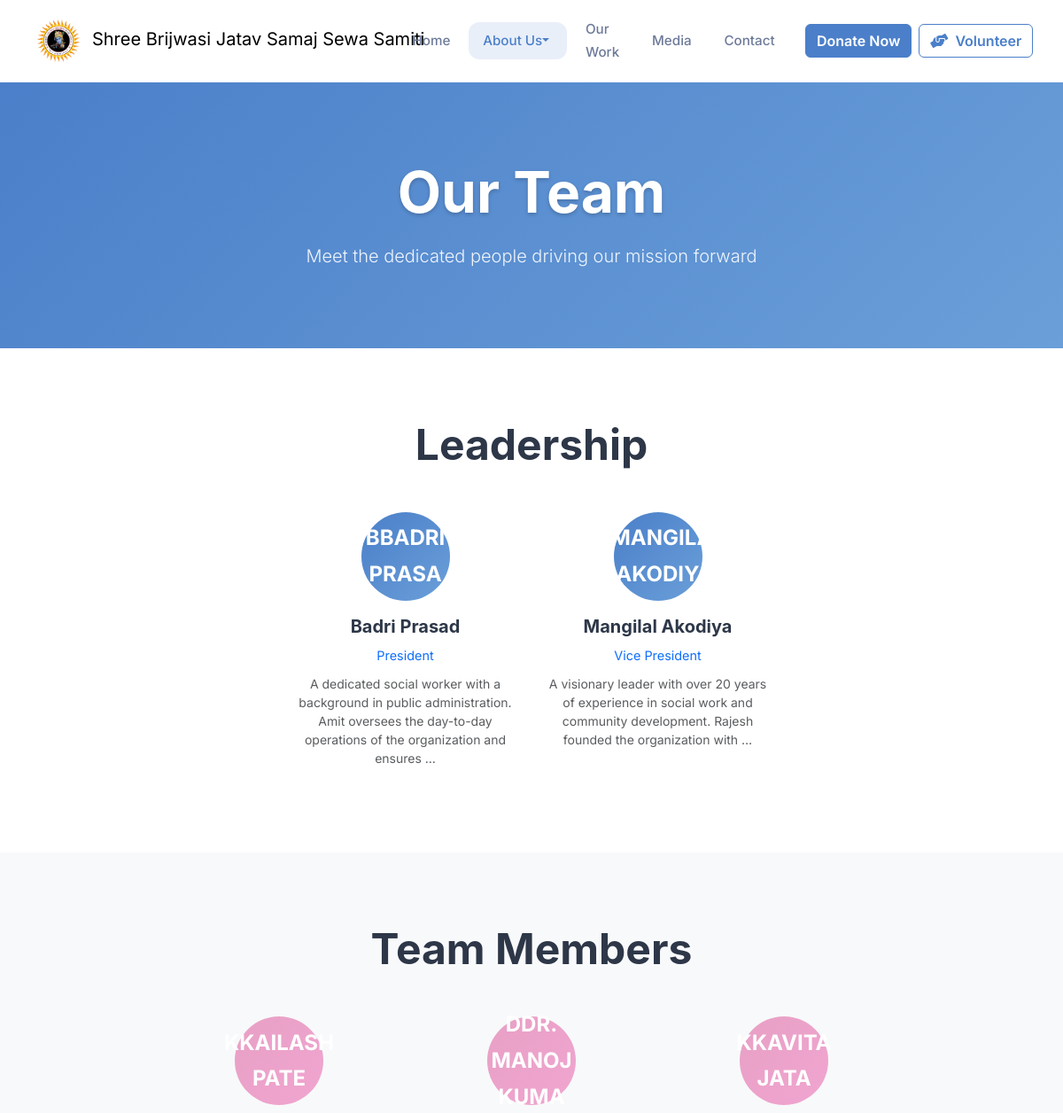
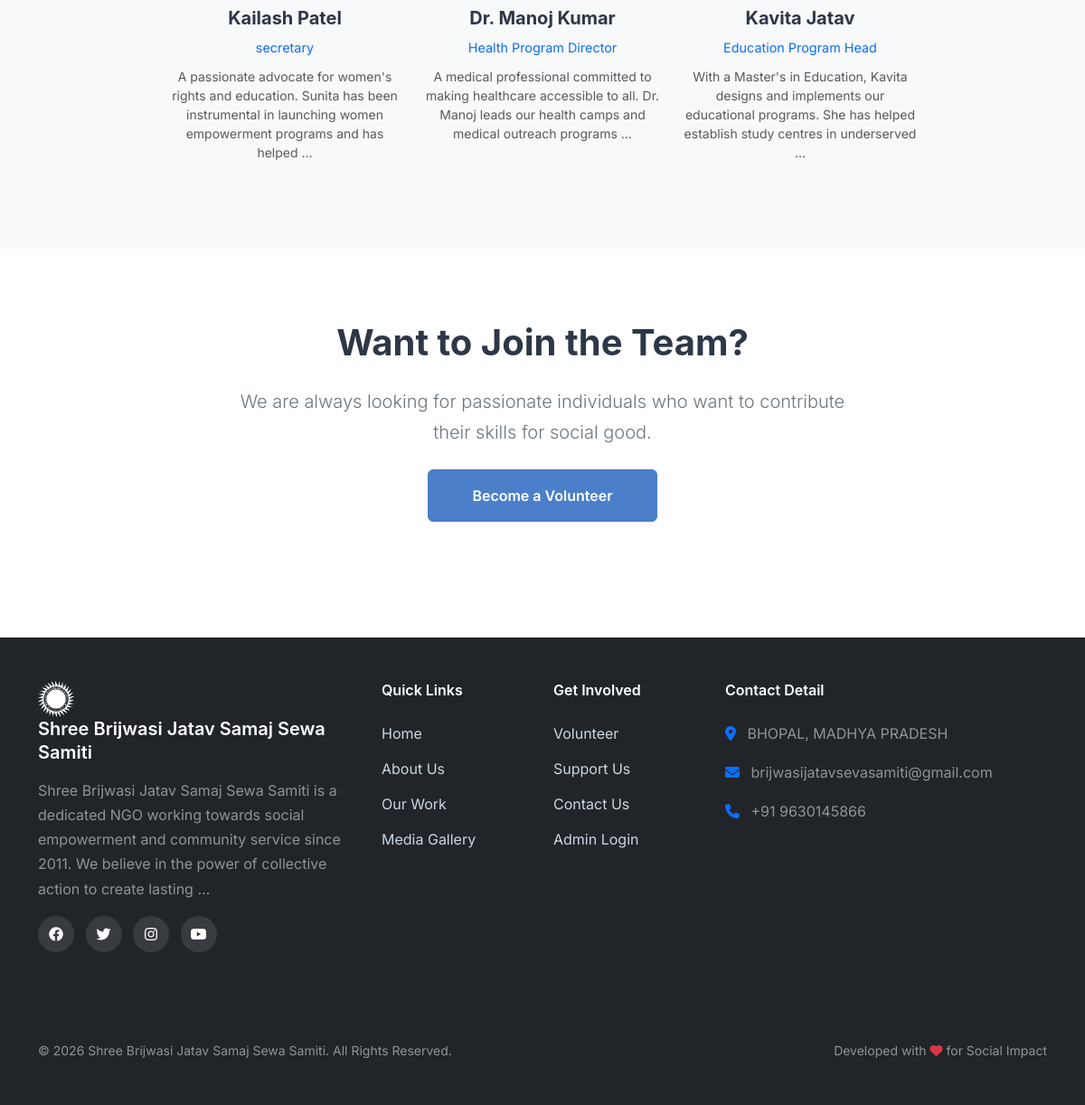
Page /about/team/ on the committed database (2 pictures, top to bottom).
### main/models.py (models this page shows, shortened)
class SiteSettings(models.Model):
    about_overview = models.TextField(default='')
    mission_statement = models.TextField(default='')
    vision_statement = models.TextField(default='')
    achievements_summary = models.TextField(default='')
    total_beneficiaries = models.IntegerField(default=0)
    total_projects = models.IntegerField(default=0)
    established_year = models.IntegerField(default=2020)
    registration_number = models.CharField(max_length=100, blank=True)
    homepage_hero_title = models.CharField(max_length=200, default='Shree Brijwasi Jatav Samaj Sewa Samiti')
    homepage_hero_subtitle = models.CharField(max_length=300, default='Journey of Empowerment and Impact')
    donation_appeal_text = models.TextField(default='Your contribution helps us make a difference')
    volunteer_appeal_text = models.TextField(default='Join our team of dedicated volunteers')
    footer_about_text = models.TextField(default='')
    contact_email = models.EmailField(blank=True, help_text="Primary contact email displayed on site")
    contact_phone = models.CharField(max_length=20, blank=True, help_text="Primary contact phone number")
    contact_address = models.CharField(max_length=300, blank=True, help_text="Physical address of the organization")
    social_media_links = models.JSONField(default=dict, blank=True, help_text="JSON object with social media URLs, e.g. {'facebook':'...','twitter':'...'}")
    donation_upi_vpa = models.CharField(max_length=100, blank=True, help_text="UPI ID to override PAYMENT_CONFIG for donations")
    meta_description = models.CharField(max_length=160, blank=True)
    meta_keywords = models.CharField(max_length=300, blank=True)
    updated_at = models.DateTimeField(auto_now=True)
    updated_by = models.ForeignKey(User, on_delete=models.SET_NULL, null=True, blank=True)
    class Meta:
        verbose_name = "Site Settings"
        verbose_name_plural = "Site Settings"

class TeamMember(models.Model):
    name = models.CharField(max_length=200)
    position = models.CharField(max_length=200)
    photo = models.ImageField(upload_to='team_photos/', blank=True, null=True)
    bio = models.TextField()
    email = models.EmailField(blank=True)
    phone = models.CharField(max_length=15, blank=True)
    social_media_links = models.JSONField(default=dict, blank=True)
    display_order = models.IntegerField(default=0)
    is_active = models.BooleanField(default=True)
    joined_date = models.DateField(null=True, blank=True)
    created_at = models.DateTimeField(auto_now_add=True)
    updated_at = models.DateTimeField(auto_now=True)
    class Meta:
        ordering = ['display_order', 'name']
        verbose_name = "Team Member"
        verbose_name_plural = "Team Members"

### main/views.py (the view)
# urls.py: path('about/team/', views.team_view, name='team'),
def team_view(request):
    leadership_positions = ['President', 'Vice President', 'Secretary', 'Treasurer']
    leadership = TeamMember.objects.filter(
        is_active=True,
        position__in=leadership_positions
    ).order_by('display_order', 'name')
    team_members = TeamMember.objects.filter(
        is_active=True
    ).exclude(
        position__in=leadership_positions
    ).order_by('display_order', 'name')
    context = {
        'leadership': leadership,
        'team_members': team_members,
        'page_title': 'Our Team',
        'meta_description': 'Meet the dedicated team behind Shree Brijwasi Jatav Samaj Sewa Samiti',
    }
    return render(request, 'team.html', context)

### templates/team.html (shortened to what this page needs)
{% extends 'base.html' %}
{% block content %}
<section class="page-hero">
    <div class="container text-center text-white">
        <h1 class="display-3 fw-bold mb-3">Our Team</h1>
        <p class="lead mb-0">Meet the dedicated people driving our mission forward</p>
    </div>
</section>
<section class="section">
    <div class="container">
        <h2 class="display-5 fw-bold text-center mb-5">Leadership</h2>
        <div class="row g-4 justify-content-center">
            {% for member in leadership %}
            <div class="col-lg-3 col-md-4 col-sm-6">
                <div class="team-member-card text-center">
                    <div class="team-avatar text-center mb-3">
                        <div class="avatar-circle mx-auto" style="background: linear-gradient(135deg, #4B7FC9 0%, #6A9FD9 100%);">
                            <span class="avatar-initials">{{ member.name|slice:":1" }}{{ member.name|slice:"-1" }}</span>
                        </div>
                    </div>
                    <h5 class="fw-bold mb-2">{{ member.name }}</h5>
                    <p class="text-primary small mb-2" style="font-size: 0.9rem;">{{ member.position }}</p>
                    <p class="text-muted small" style="line-height: 1.5;">{{ member.bio|truncatewords:20 }}</p>
                </div>
            </div>
            {% endfor %}
        </div>
    </div>
</section>
<section class="section bg-light">
    <div class="container">
        <h2 class="display-5 fw-bold text-center mb-5">Team Members</h2>
        <div class="row g-4 justify-content-center">
            {% for member in team_members %}
            <div class="col-lg-3 col-md-4 col-sm-6">
                <div class="team-member-card text-center">
                    <div class="team-avatar text-center mb-3">
                        <div class="avatar-circle-alt mx-auto" style="background: linear-gradient(135deg, #E8A0C5 0%, #F0A5D0 100%);">
                            <span class="avatar-initials">{{ member.name|slice:":1" }}{{ member.name|slice:"-1" }}</span>
                        </div>
                    </div>
                    <h5 class="fw-bold mb-2">{{ member.name }}</h5>
                    <p class="text-primary small mb-2" style="font-size: 0.9rem;">{{ member.position }}</p>
                    <p class="text-muted small" style="line-height: 1.5;">{{ member.bio|truncatewords:20 }}</p>
                </div>
            </div>
            {% endfor %}
        </div>
    </div>
</section>
<section class="section">
    <div class="container text-center">
        <h2 class="display-6 fw-bold mb-4">Want to Join the Team?</h2>
        <p class="lead mb-4 text-secondary mx-auto" style="max-width: 700px;">We are always looking for passionate
            individuals who want to contribute their skills for social good.
        </p>
        <a href="{% url 'volunteer' %}" class="btn btn-primary px-5 py-3">Become a Volunteer</a>
    </div>
</section>
{% endblock %}

### templates/base.html (shortened to what this page needs)
<!DOCTYPE html>
<html lang="en">
{% load static %}
<head>
    <link rel="stylesheet" href="https://cdnjs.cloudflare.com/ajax/libs/font-awesome/6.0.0/css/all.min.css">
    <link href="https://cdn.jsdelivr.net/npm/bootstrap@5.3.0/dist/css/bootstrap.min.css" rel="stylesheet">
    <link rel="stylesheet" href="{% static 'css/styles.css' %}">
</head>
<body>
    <nav class="navbar navbar-expand-lg sticky-top">
        <div class="container">
            <a class="navbar-brand" href="{% url 'home' %}">
                            <img src="{% static SITE_CONFIG.LOGO_PATH %}" alt="{{ SITE_CONFIG.SITE_NAME }}" class="logo-img">
                <span class="ms-2 d-none d-sm-inline-block">{{ SITE_CONFIG.SITE_NAME }}</span>
            </a>
            <div class="collapse navbar-collapse" id="navMain">
                <ul class="navbar-nav ms-auto mb-2 mb-lg-0 align-items-center">
                    <li class="nav-item">
                        <a class="nav-link {% if current_path == '/' %}active{% endif %}"
                            href="{% url 'home' %}">Home</a>
                    </li>
                    <li class="nav-item dropdown">
                        <a class="nav-link dropdown-toggle {% if 'about' in current_path %}active{% endif %}" href="#"
                            data-bs-toggle="dropdown">About Us</a>
                    </li>
                    <li class="nav-item">
                        <a class="nav-link {% if 'our-work' in current_path %}active{% endif %}"
                            href="{% url 'our_work' %}">Our Work</a>
                    </li>
                    <li class="nav-item">
                        <a class="nav-link {% if 'media' in current_path %}active{% endif %}"
                            href="{% url 'media' %}">Media</a>
                    </li>
                    <li class="nav-item">
                        <a class="nav-link {% if 'contact' in current_path %}active{% endif %}"
                            href="{% url 'contact' %}">Contact</a>
                    </li>
                    <li class="nav-item ms-lg-3 d-flex gap-2">
                        <a class="btn btn-primary" href="{% url 'donate' %}" style="white-space: nowrap;">Donate Now</a>
                        <a class="btn btn-outline-primary" href="{% url 'volunteer' %}" style="white-space: nowrap; border-color: #4B7FC9; color: #4B7FC9; font-weight: 600;">
                            <i class="fas fa-hands-helping me-1"></i> Volunteer
                        </a>
                    </li>
                </ul>
            </div>
        </div>
    </nav>
    <main>
        {% block content %}{% endblock %}
    </main>
    <footer class="footer bg-dark text-white py-5 mt-5">
        <div class="container">
            <div class="row g-4">
                <div class="col-lg-4">
                    <div class="footer-logo mb-3">
                        <img src="{% static SITE_CONFIG.LOGO_PATH %}" alt="{{ SITE_CONFIG.SITE_NAME }}"
                            class="logo-img me-2" style="max-height: 50px; filter: brightness(0) invert(1);">
                        <h5 class="d-inline-block align-middle mb-0 text-white">{{ SITE_CONFIG.SITE_NAME }}</h5>
                    </div>
                    <p class="text-white-50">
                        {% if site_settings.footer_about_text %}
                        {{ site_settings.footer_about_text|truncatewords:30 }}
                        {% else %}
                        {{ SITE_CONFIG.SITE_DESCRIPTION }}
                        {% endif %}
                    </p>
                    <div class="social-links mt-3">
                        {% if SITE_CONFIG.SOCIAL_MEDIA.facebook %}
                        <a href="{{ SITE_CONFIG.SOCIAL_MEDIA.facebook }}" target="_blank" class="social-link"><i
                                class="fab fa-facebook"></i></a>
                        {% endif %}
                        {% if SITE_CONFIG.SOCIAL_MEDIA.twitter %}
                        <a href="{{ SITE_CONFIG.SOCIAL_MEDIA.twitter }}" target="_blank" class="social-link"><i
                                class="fab fa-twitter"></i></a>
                        {% endif %}
                        {% if SITE_CONFIG.SOCIAL_MEDIA.instagram %}
                        <a href="{{ SITE_CONFIG.SOCIAL_MEDIA.instagram }}" target="_blank" class="social-link"><i
                                class="fab fa-instagram"></i></a>
                        {% endif %}
                        {% if SITE_CONFIG.SOCIAL_MEDIA.youtube %}
                        <a href="{{ SITE_CONFIG.SOCIAL_MEDIA.youtube }}" target="_blank" class="social-link"><i
                                class="fab fa-youtube"></i></a>
                        {% endif %}
                    </div>
                </div>
                <div class="col-lg-2 col-md-4">
                    <h6 class="mb-4">Quick Links</h6>
                    <ul class="list-unstyled footer-links">
                        <li><a href="{% url 'home' %}">Home</a></li>
                        <li><a href="{% url 'about_overview' %}">About Us</a></li>
                        <li><a href="{% url 'our_work' %}">Our Work</a></li>
                        <li><a href="{% url 'media' %}">Media Gallery</a></li>
                    </ul>
                </div>
                <div class="col-lg-2 col-md-4">
                    <h6 class="mb-4">Get Involved</h6>
                    <ul class="list-unstyled footer-links">
                        <li><a href="{% url 'volunteer' %}">Volunteer</a></li>
                        <li><a href="{% url 'donate' %}">Support Us</a></li>
                        <li><a href="{% url 'contact' %}">Contact Us</a></li>
                        <li><a href="http://127.0.0.1:8000/admin/" target="_blank">Admin Login</a></li>
                    </ul>
                </div>
                <div class="col-lg-4 col-md-4">
                    <h6 class="mb-4">Contact Detail</h6>
                    <ul class="list-unstyled text-white-50 footer-contact">
                        <li class="mb-3">
                            <i class="fas fa-map-marker-alt me-2 text-primary"></i>
                            {{ SITE_CONFIG.CONTACT_ADDRESS }}
                        </li>
                        <li class="mb-3">
                            <i class="fas fa-envelope me-2 text-primary"></i>
                            {{ SITE_CONFIG.CONTACT_EMAIL }}
                        </li>
                        <li class="mb-3">
                            <i class="fas fa-phone me-2 text-primary"></i>
                            {{ SITE_CONFIG.CONTACT_PHONE }}
                        </li>
                    </ul>
                </div>
            </div>
            <hr class="my-5 border-white-10">
            <div class="row align-items-center">
                <div class="col-md-6 text-center text-md-start">
                    <p class="mb-0 text-white-50 small">&copy; {% now "Y" %} {{ SITE_CONFIG.SITE_NAME }}. All Rights
                        Reserved.</p>
                </div>
                <div class="col-md-6 text-center text-md-end mt-3 mt-md-0">
                    <p class="mb-0 text-white-50 small">Developed with <i class="fas fa-heart text-danger"></i> for
                        Social Impact</p>
                </div>
            </div>
        </div>
    </footer>
</body>
</html>

### templates/team.html (style rules this page uses)
.team-member-card { transition: all 0.3s ease; }
.avatar-circle, .avatar-circle-alt { width: 100px; height: 100px; border-radius: 50%; display: flex; align-items: center; justify-content: center; margin: 0 auto; }
.avatar-initials { color: white; font-weight: 700; font-size: 1.5rem; text-transform: uppercase; }

### rows in the picture
SiteSettings: SITE_NAME "Shree Brijwasi Jatav Samaj Sewa Samiti", footer_about_text "Shree Brijwasi Jatav Samaj Sewa Samiti is a dedicated NGO working towards social empowerment and community service since 2011. We believe in the power of collective action to create lasting …", CONTACT_ADDRESS "BHOPAL, MADHYA PRADESH", CONTACT_EMAIL "brijwasijatavsevasamiti@gmail.com", CONTACT_PHONE "+91 9630145866"
TeamMember: name "B", name "BADRI PRASA", name "Badri Prasad", position "President", bio "A dedicated social worker with a background in public administration. Amit oversees the day-to-day operations of the organization and ensures …"
TeamMember: name "MANGILAL AKODIY", name "Mangilal Akodiya", position "Vice President", bio "A visionary leader with over 20 years of experience in social work and community development. Rajesh founded the organization with …"
TeamMember: name "K", name "KAILASH PATE", name "Kailash Patel", position "secretary", bio "A passionate advocate for women's rights and education. Sunita has been instrumental in launching women empowerment programs and has helped …"
TeamMember: name "D", name "DR. MANOJ KUMA", name "Dr. Manoj Kumar", position "Health Program Director", bio "A medical professional committed to making healthcare accessible to all. Dr. Manoj leads our health camps and medical outreach programs …"
TeamMember: name "K", name "KAVITA JATA", name "Kavita Jatav", position "Education Program Head", bio "With a Master's in Education, Kavita designs and implements our educational programs. She has helped establish study centres in underserved …"
